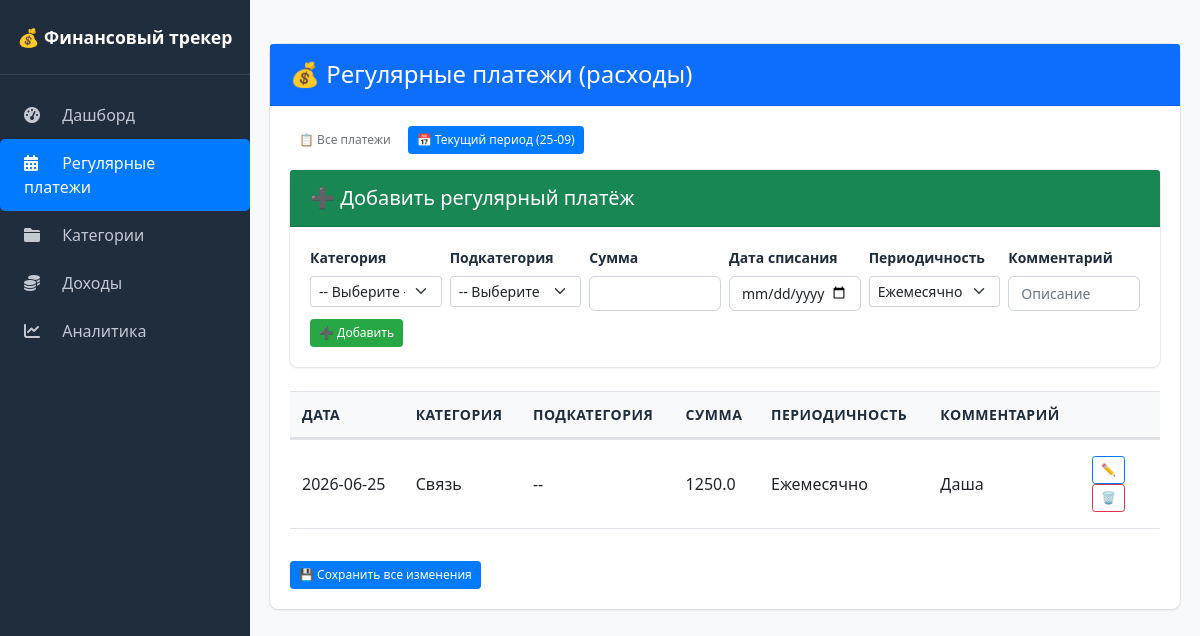
/regular?filter=current, run on the app's committed database.
### tables this page shows
CREATE TABLE regular_payments (
                id INTEGER PRIMARY KEY AUTOINCREMENT,
                amount REAL NOT NULL
            , day INTEGER DEFAULT 1, category TEXT DEFAULT "", subcategory TEXT DEFAULT "", interval TEXT DEFAULT "monthly", comment TEXT DEFAULT "");

### routes/regular.py (the view)
    @app.route('/regular')
    def regular():
        filter_type = request.args.get('filter', 'all')
        now = date.today()
        with get_db() as conn:
            expense_cats = {}
            expense_main = conn.execute('''
                SELECT * FROM categories WHERE parent_id IS NULL AND type = 'Расход' ORDER BY name
            ''').fetchall()
            for cat in expense_main:
                subcats = conn.execute('''
                    SELECT name FROM categories WHERE parent_id = ? ORDER BY name
                ''', (cat['id'],)).fetchall()
                expense_cats[cat['name']] = [s['name'] for s in subcats]
            if filter_type == 'current':
                if 10 <= now.day <= 24:
                    period_start, period_end = 10, 24
                else:
                    period_start, period_end = 25, 9
                payments = []
                all_payments = conn.execute(
                    'SELECT * FROM regular_payments ORDER BY day, category, subcategory').fetchall()
                for p in all_payments:
                    if p['day']:
                        payment_day = datetime.strptime(p['day'], '%Y-%m-%d').day
                        if period_start <= period_end:
                            if period_start <= payment_day <= period_end:
                                payments.append(p)
                        else:
                            if payment_day >= period_start or payment_day <= period_end:
                                payments.append(p)
            else:
                payments = conn.execute('SELECT * FROM regular_payments ORDER BY day, category, subcategory').fetchall()
        return render_template('regular.html', payments=payments, expense_categories=expense_cats,
                               filter_type=filter_type, now=now)

### database.py (called while the page is built)
def get_db():
    conn = sqlite3.connect('finance.db')
    conn.row_factory = sqlite3.Row
    return conn

### templates/regular.html (shortened to what this page needs)
{% extends "base.html" %}
{% block content %}
<div class="card">
    <div class="card-header bg-primary text-white">
        <h4 class="mb-0">💰 Регулярные платежи (расходы)</h4>
    </div>
    <div class="card-body">
        <div class="mb-3 d-flex gap-2">
            <a href="{{ url_for('regular', filter='all') }}" class="btn btn-sm {% if filter_type == 'all' %}btn-primary{% else %}btn-outline-secondary{% endif %}">
                📋 Все платежи
            </a>
            <a href="{{ url_for('regular', filter='current') }}" class="btn btn-sm {% if filter_type == 'current' %}btn-primary{% else %}btn-outline-secondary{% endif %}">
                📅 Текущий период ({% if 10 <= now.day <= 24 %}10-24{% else %}25-09{% endif %})
            </a>
        </div>
        <div class="card mb-4">
            <div class="card-header bg-success text-white">
                <h5 class="mb-0">➕ Добавить регулярный платёж</h5>
            </div>
            <div class="card-body">
                <form method="POST" class="row g-2">
                    <div class="col-md-2">
                        <label class="form-label small">Категория</label>
                        <select name="add_category" id="add_category" class="form-select form-select-sm" required>
                            <option value="">-- Выберите --</option>
                        </select>
                    </div>
                    <div class="col-md-2">
                        <label class="form-label small">Подкатегория</label>
                        <select name="add_subcategory" id="add_subcategory" class="form-select form-select-sm">
                            <option value="">-- Выберите --</option>
                        </select>
                    </div>
                    <div class="col-md-2">
                        <label class="form-label small">Сумма</label>
                        <input type="number" name="add_amount" step="0.01" class="form-control form-control-sm" required>
                    </div>
                    <div class="col-md-2">
                        <label class="form-label small">Дата списания</label>
                        <input type="date" name="add_day" class="form-control form-control-sm" required>
                    </div>
                    <div class="col-md-2">
                        <label class="form-label small">Периодичность</label>
                        <select name="add_interval" class="form-select form-select-sm">
                            <option value="monthly" selected>Ежемесячно</option>
                        </select>
                    </div>
                    <div class="col-md-2">
                        <label class="form-label small">Комментарий</label>
                        <input type="text" name="add_comment" class="form-control form-control-sm" placeholder="Описание">
                    </div>
                    <div class="col-12 mt-2">
                        <button type="submit" class="btn btn-success btn-sm">➕ Добавить</button>
                    </div>
                </form>
            </div>
        </div>
        <form method="POST" id="mainForm">
            <div class="table-responsive">
                <table class="table table-sm table-hover">
                    <thead class="table-light">
                        <tr>
                            <th>Дата</th>
                            <th>Категория</th>
                            <th>Подкатегория</th>
                            <th>Сумма</th>
                            <th>Периодичность</th>
                            <th>Комментарий</th>
                            <th style="width: 80px;"></th>
                        </tr>
                    </thead>
                    <tbody>
                        {% for p in payments %}
                        <tr id="row-{{ p.id }}" class="payment-row">
                            <td class="view-mode">
                                <span class="date-view">{{ p.day }}</span>
                             </td>
                            <td class="view-mode">
                                <span class="category-view">{{ p.category or '--' }}</span>
                             </td>
                            <td class="view-mode">
                                <span class="subcategory-view">{{ p.subcategory or '--' }}</span>
                             </td>
                            <td class="view-mode">
                                <span class="amount-view">{{ p.amount }}</span>
                             </td>
                            <td class="view-mode">
                                <span class="interval-view">
                                    {% if p.interval == 'weekly' %}Еженедельно
                                    {% elif p.interval == 'monthly' %}Ежемесячно
                                    {% elif p.interval == 'yearly' %}Ежегодно
                                    {% else %}{{ p.interval }}{% endif %}
                                </span>
                             </td>
                            <td class="view-mode">
                                <span class="comment-view">{{ p.comment or '—' }}</span>
                             </td>
                            <td>
                                <button type="button" class="btn btn-sm btn-outline-primary edit-row-btn" data-id="{{ p.id }}" title="Редактировать">✏️</button>
                                <button type="submit" name="delete_id" value="{{ p.id }}" class="btn btn-sm btn-outline-danger" onclick="return confirm('Удалить?')" title="Удалить">🗑️</button>
                            </td>
                        </tr>
                        {% endfor %}
                    </tbody>
                </table>
            </div>
            <div class="mt-3">
                <button type="submit" class="btn btn-primary btn-sm" id="saveAllBtn">💾 Сохранить все изменения</button>
            </div>
        </form>
    </div>
</div>
{% endblock %}

### static/css/style.css (style rules this page uses)
* { margin: 0; padding: 0; box-sizing: border-box; }
body { font-family: 'Segoe UI', Tahoma, Geneva, Verdana, sans-serif; background: #f8f9fc; }
.card { background: white; border-radius: 0.5rem; padding: 0; margin-bottom: 1.5rem; box-shadow: 0 0 0 1px rgba(0, 0, 0, 0.05), 0 1px 3px 0 rgba(0, 0, 0, 0.1); border: none; }
.card-header { background-color: transparent; border-bottom: 1px solid rgba(0, 0, 0, 0.125); padding: 1rem 1.25rem; font-weight: 600; }
.card-body { padding: 1.25rem; }
table { width: 100%; border-collapse: collapse; }
.table { border-collapse: separate; border-spacing: 0; }
.table thead th { border-bottom: 2px solid #dee2e6; background-color: #f8f9fa; color: #1f2d3d; font-weight: 600; font-size: 0.875rem; text-transform: uppercase; letter-spacing: 0.5px; padding: 0.75rem; }
.table td, .table th { vertical-align: middle; padding: 1rem 0.75rem; border-top: 1px solid #dee2e6; }
th { background: #f8f9fa; color: #1f2d3d; }
.btn { display: inline-block; font-weight: 500; text-align: center; white-space: nowrap; vertical-align: middle; border: 1px solid transparent; padding: 0.375rem 0.75rem; font-size: 0.875rem; line-height: 1.5; border-radius: 0.375rem; transition: all 0.15s ease-in-out; cursor: pointer; text-decoration: none; }
.btn-primary { background-color: #007bff; border-color: #007bff; color: white; }
.btn-success { background-color: #28a745; border-color: #28a745; color: white; }
.btn-outline-primary { background-color: transparent; border-color: #007bff; color: #007bff; }
.btn-outline-danger { background-color: transparent; border-color: #dc3545; color: #dc3545; }
.btn-sm { padding: 0.25rem 0.5rem; font-size: 0.75rem; border-radius: 0.2rem; }
label { display: block; margin-bottom: 0.25rem; font-weight: 600; font-size: 0.875rem; color: #1f2d3d; }
input, select, .form-control { width: 100%; padding: 0.375rem 0.75rem; font-size: 0.875rem; line-height: 1.5; border: 1px solid #ced4da; border-radius: 0.375rem; transition: border-color 0.15s ease-in-out, box-shadow 0.15s ease-in-out; }

### data on the page
regular_payments: day "2026-06-25", category "Связь", subcategory "--", amount "1250.0", interval "Ежемесячно", comment "Даша", {{ p.id }} 19 (drawn)
